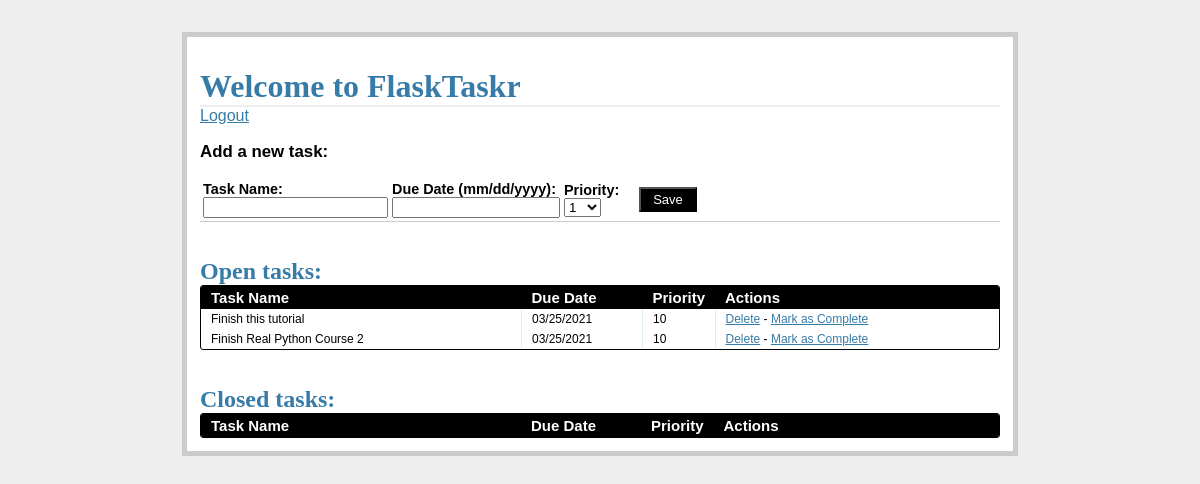
The page /tasks/ (signed in) on the database as committed earlier.
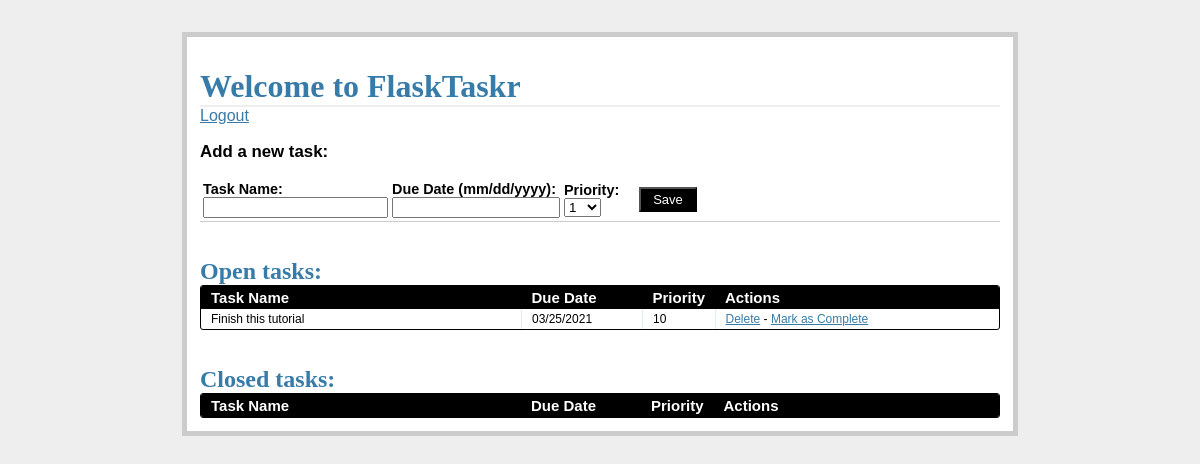
The same page on the database as committed later.
### tables this page shows
CREATE TABLE tasks(task_id INTEGER PRIMARY KEY AUTOINCREMENT,
        name TEXT NOT NULL, due_date TEXT NOT NULL, priority INTEGER NOT NULL, 
        status INTEGER NOT NULL);

### views.py (the view)
@app.route('/tasks/')
@login_required
def tasks():
    g.db = connect_db()
    cursor = g.db.execute(
        'select name, due_date, priority, task_id from tasks where status=1'
    )
    open_tasks = [
        dict(name=row[0], due_date=row[1], priority=row[2],
        task_id=row[3]) for row in cursor.fetchall()
    ]
    closed_tasks = [
        dict(name=row[0], due_date=row[1], priority=row[2],
        task_id=row[3]) for row in cursor.fetchall()
    ]
    g.db.close()
    return render_template(
        'tasks.html',
        form=AddTaskForm(request.form),
        open_tasks=open_tasks,
        closed_tasks=closed_tasks
    )

### forms.py
class AddTaskForm(Form):
    task_id = IntegerField()
    name = StringField('Task Name', validators=[DataRequired()])
    due_date = DateField(
        'Date Due (mm/dd/yyyy)',
        validators=[DataRequired()], format='%m/%d/%Y'
    )
    priority = SelectField(
        'Priority',
        validators=[DataRequired()],
        choices=[
            ('1', '1'), ('2', '2'), ('3', '3'), ('4', '4'), ('5', '5'),
            ('6', '6'), ('7', '7'), ('8', '8'), ('9', '9'), ('10' ,'10')
        ]
    )
    status = IntegerField('Status')

### views.py (called while the page is built)
def connect_db():
    return sqlite3.connect(app.config['DATABASE_PATH'])

def login_required(test):
    @wraps(test)
    def wrap(*args, **kwargs):
        if 'logged_in' in session:
            return test(*args, **kwargs)
        else:
            flash('You need to login first.')
            return redirect(url_for('login'))
    return wrap

### templates/tasks.html (shortened to what this page needs)
{% extends "_base.html" %}
{% block content %}
<h1>Welcome to FlaskTaskr</h1>
<a href="{{ url_for('logout') }}">Logout</a>
<div class="add-task">
  <h3>Add a new task:</h3>
  <table>
    <tr>
      <form action="{{ url_for('new_task') }}" method="post">
        <td>
          <label>Task Name:</label>
          <input name="name" type="text">
        </td>
        <td>
          <label>Due Date (mm/dd/yyyy):</label>
          <input name="due_date" type="text" style="width:160px;">
        </td>
        <td>
          <label>Priority:</label>
          <select name="priority" width="100px">
            <option value="1">1</option>
          </select>
        </td>
        <td>
          <input class="button" type="submit" value="Save">
        </td>
      </form>
    </tr>
  </table>
</div>
<div class="entries">
  <br>
  <br>
  <h2>Open tasks:</h2>
  <div class="datagrid">
    <table>
      <thead>
        <tr>
          <th width="300px"><strong>Task Name</strong></th>
          <th width="100px"><strong>Due Date</strong></th>
          <th width="50px"><strong>Priority</strong></th>
          <th><strong>Actions</strong></th>
        </tr>
      </thead>
      {% for task in open_tasks %}
        <tr>
          <td width="300px">{{ task.name }}</td>
          <td width="100px">{{ task.due_date }}</td>
          <td width="50px">{{ task.priority }}</td>
          <td>
            <a href="{{ url_for('delete_entry', task_id = task.task_id) }}">Delete</a>  -
            <a href="{{ url_for('complete', task_id = task.task_id) }}">Mark as Complete</a>
          </td>
        </tr>
      {% endfor %}
    </table>
  </div>
  <br>
  <br>
</div>
<div class="entries">
  <h2>Closed tasks:</h2>
  <div class="datagrid">
    <table>
      <thead>
      <tr>
        <th width="300px"><strong>Task Name</strong></th>
        <th width="100px"><strong>Due Date</strong></th>
        <th width="50px"><strong>Priority</strong></th>
        <th><strong>Actions</strong></th>
        </tr>
      </thead>
    </table>
  </div>
</div>
{% endblock %}

### templates/_base.html (shortened to what this page needs)
<!DOCTYPE html>
<html>
    <head>
        <link rel="stylesheet" href="{{ url_for('static', filename='css/main.css') }}">
    </head>
    <body>
        <div class="page">
            <br>
            {% block content %}
            {% endblock %}
        </div>
    </body>
</html>

### static/css/main.css (style rules this page uses)
body { font-family: sans-serif; background: #eee; }
a, h1, h2 { color: #377BA8; }
h1, h2 { font-family: 'Georgia', serif; margin: 0; }
h1 { border-bottom: 2px solid #eee; }
h2 { font-size: 1.5em; }
label { display: block; font-weight: bold; }
.page { margin: 2em auto; width: 50em; border: 5px solid #ccc; padding: 0.8em; background: white; }
.entries { list-style: none; margin: 0; padding: 0; }
.add-task { font-size: 0.9em; border-bottom: 1px solid #ccc; }
.datagrid table { border-collapse: collapse; text-align: left; width: 100%; }
.datagrid { background: #fff; overflow: hidden; border: 1px solid #000000; border-radius: 3px; }
.datagrid table td, .datagrid table th { padding: 3px 10px; }
.datagrid table thead th { background-color:#000000; color:#FFFFFF; font-size: 15px; font-weight: bold; }
.datagrid table thead th:first-child { border: none; }
.datagrid table tbody td { color: #000000; border-left: 1px solid #E1EEF4; font-size: 12px; font-weight: normal; }
.datagrid table tbody td:first-child { border-left: none; }
.datagrid table tbody tr:last-child td { border-bottom: none; }
.button { background-color:#000; display:inline-block; color:#ffffff; font-size:13px; padding:3px 12px; margin: 0; text-decoration:none; position:relative; }

Rows that differ between the two databases and show on the page:
no longer on this page (row edited): tasks: name "Finish Real Python Course 2", due_date "03/25/2021", priority "10"
